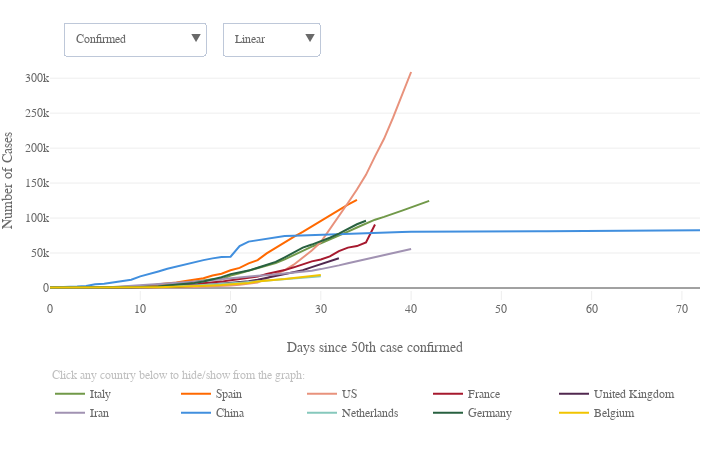

Write notebook code for a chart like this one.
### Code cell
# Plot timeline confirmed top ten countries

# Plot

data = []
for i, c in enumerate(top10_country):
    data.append(go.Scatter(x = df_merged[df_merged['Country/Region'] == c].days_since_50th_conf,
                           y = df_merged[df_merged['Country/Region'] == c].confirmed,
                           name = c,
                           marker = dict(color = top10_col[i]),
                           hoverinfo = 'text',
                           hovertext = [c+'<br>'+'{:,}'.format(x) for x in df_merged[df_merged['Country/Region'] == c].confirmed],
                           hoverlabel = dict(bordercolor = top10_col[i], 
                                 bgcolor = 'white', 
                                 font = dict(color = top10_col[i])),
                          ))
    data.append(go.Scatter(x = df_merged[df_merged['Country/Region'] == c].days_since_50th_conf,
                           y = df_merged[df_merged['Country/Region'] == c].deaths,
                           name = c,
                           marker = dict(color = top10_col[i]),
                           hoverinfo = 'text',
                           hovertext = [c+'<br>'+'{:,}'.format(x) for x in df_merged[df_merged['Country/Region'] == c].deaths],
                           hoverlabel = dict(bordercolor = top10_col[i], 
                                 bgcolor = 'white', 
                                 font = dict(color = top10_col[i])),
                           showlegend = False,
                           visible = False
                          ))
    data.append(go.Scatter(x = df_merged[df_merged['Country/Region'] == c].days_since_50th_conf,
                           y = df_merged[df_merged['Country/Region'] == c].confirmed_by100000pop,
                           name = c,
                           marker = dict(color = top10_col[i]),
                           hoverinfo = 'text',
                           hovertext = [c+'<br>'+'{:.1f}'.format(x) for x in df_merged[df_merged['Country/Region'] == c].confirmed_by100000pop],
                           hoverlabel = dict(bordercolor = top10_col[i], 
                                 bgcolor = 'white', 
                                 font = dict(color = top10_col[i])),
                           showlegend = False,
                           visible = False
                          ))
    data.append(go.Scatter(x = df_merged[df_merged['Country/Region'] == c].days_since_50th_conf,
                           y = df_merged[df_merged['Country/Region'] == c].deaths_by100000pop,
                           name = c,
                           marker = dict(color = top10_col[i]),
                           hoverinfo = 'text',
                           hovertext = [c+'<br>'+'{:.1f}'.format(x) for x in df_merged[df_merged['Country/Region'] == c].deaths_by100000pop],
                           hoverlabel = dict(bordercolor = top10_col[i], 
                                 bgcolor = 'white', 
                                 font = dict(color = top10_col[i])),
                           showlegend = False,
                           visible = False
                          ))

conf_visible = [True, False, False, False, True, False, False, False, True, False, False, False,
                True, False, False, False, True, False, False, False, True, False, False, False,
                True, False, False, False, True, False, False, False, True, False, False, False,
                True, False, False, False]
death_visible = [False, True, False, False, False, True, False, False, False, True, False, False, 
                 False, True, False, False, False, True, False, False, False, True, False, False, 
                 False, True, False, False, False, True, False, False, False, True, False, False, 
                 False, True, False, False]
conf_pop_visible = [False, False, True, False, False, False, True, False, False, False, True, False,
                    False, False, True, False, False, False, True, False, False, False, True, False, 
                    False, False, True, False, False, False, True, False, False, False, True, False, 
                    False, False, True, False]
death_pop_visible = [False, False, False, True, False, False, False, True, False, False, False, True, 
                      False, False, False, True, False, False, False, True, False, False, False, True, 
                      False, False, False, True, False, False, False, True, False, False, False, True, 
                      False, False, False, True]

lay = go.Layout(width = width_px, 
                height = height_px, 
                #bargap = 0.2,
                xaxis = dict(title='Days since 50th case confirmed',
                             ticks = 'inside',
                             ticklen = tick_lenght-3,
                             tickcolor = tick_col,
                             rangemode = 'nonnegative',
                             zeroline = False,
                             showgrid = False,
                            ),
                yaxis = dict(title='Number of Cases',
                             type = 'linear',
                            ),
                hovermode = 'closest',
                font = dict(size = label_size,
                            family = label_font,
                            color = label_col,
                           ),
                legend = dict(x = 0.0, 
                              y = -0.33,
                              orientation = 'h',
                             ),
                margin=dict(l = margin_l, r = margin_r, b = margin_b, t = margin_t, pad=0),
                annotations=[dict(x = 0.0,
                                  y = -0.35,
                                  showarrow = False,
                                  text = 'Click any country below to hide/show from the graph:',
                                  xref = 'paper',
                                  yref = 'paper',
                                  font=dict(
                                      family = label_font,
                                      size = label_size,
                                      color = 'silver',),
                                 ),
                            ],
                updatemenus=[dict(buttons=list([dict(args = ["yaxis.type", 'linear'],
                                                     label = 'Linear',
                                                     method = 'relayout'
                                                    ),
                                                dict(
                                                    args = ["yaxis.type", 'log'],
                                                    label = 'Logarithmic',
                                                    method = 'relayout'
                                                )
                                               ]),
                                  direction = "down",
                                  pad = {"r": 10, "t": 10},
                                  showactive = True,
                                  x = 0.265,
                                  xanchor = 'left',
                                  y = 1.2,
                                  yanchor = 'top'
                                 ),
                             dict(buttons=list([dict(args = [{'visible': conf_visible, 'showlegend' : True }],
                                                     label = 'Confirmed   ',
                                                     method = 'restyle'
                                                    ),
                                                dict(args = [{'visible': death_visible, 'showlegend' : True }],
                                                     label = 'Deaths',
                                                     method = 'restyle'
                                                    ),
                                                dict(args = [{'visible': conf_pop_visible, 'showlegend' : True }],
                                                     label = 'Confirmed/100k pop.',
                                                     method = 'restyle'
                                                    ),
                                                dict(args = [{'visible': death_pop_visible, 'showlegend' : True }],
                                                     label = 'Deaths/100k pop.',
                                                     method = 'restyle'
                                                    ),
                                               ]),
                                  direction = "down",
                                  pad = {"r": 10, "t": 10},
                                  showactive = True,
                                  x = 0.02,
                                  xanchor = 'left',
                                  y = 1.2,
                                  yanchor = 'top'
                                 ),
                            ]
               )


fig = dict(data=data, layout=lay)
plotly.offline.iplot(fig)

# Save JS
plot = plotly.offline.plot({'data':data,
                            'layout':lay},
                           include_plotlyjs = False,
                           output_type = 'div',
                           config = dict(showLink = False,
                                         modeBarButtonsToRemove = ['sendDataToCloud'],
                                         displaylogo = False,
                                         responsive = True)
                          )

path = '../visuals/timelines/'
out_file = open(path+'timeline_days.html', 'w')
out_file.write('<!DOCTYPE html><html><head><script src="https://cdn.plot.ly/plotly-latest.min.js"></script></head><body>')
out_file.write(plot)
out_file.write('</body><html>')
out_file.close()
